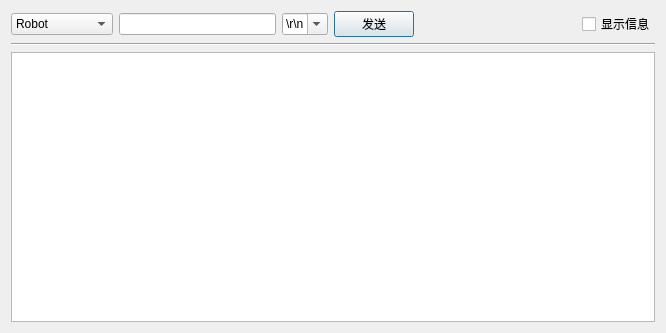
<?xml version="1.0" encoding="UTF-8"?>
<ui version="4.0">
 <class>CommunicationDialog</class>
 <widget class="QDialog" name="CommunicationDialog">
  <property name="geometry">
   <rect>
    <x>0</x>
    <y>0</y>
    <width>666</width>
    <height>333</height>
   </rect>
  </property>
  <property name="windowTitle">
   <string>通讯信息</string>
  </property>
  <property name="windowIcon">
   <iconset resource="resource.qrc">
    <normaloff>:/res/communication_chat_32px.png</normaloff>:/res/communication_chat_32px.png</iconset>
  </property>
  <layout class="QGridLayout" name="gridLayout">
   <item row="0" column="1">
    <widget class="QLineEdit" name="lineEditSendData"/>
   </item>
   <item row="0" column="5">
    <widget class="QCheckBox" name="checkBoxShowInfo">
     <property name="text">
      <string>显示信息</string>
     </property>
    </widget>
   </item>
   <item row="2" column="0" colspan="6">
    <widget class="QTextBrowser" name="textBrowserCommunication"/>
   </item>
   <item row="1" column="0" colspan="6">
    <widget class="Line" name="line">
     <property name="orientation">
      <enum>Qt::Horizontal</enum>
     </property>
    </widget>
   </item>
   <item row="0" column="2">
    <widget class="QComboBox" name="comboBoxSuffix">
     <property name="editable">
      <bool>true</bool>
     </property>
     <item>
      <property name="text">
       <string>\r\n</string>
      </property>
     </item>
     <item>
      <property name="text">
       <string>\r</string>
      </property>
     </item>
     <item>
      <property name="text">
       <string>\n</string>
      </property>
     </item>
    </widget>
   </item>
   <item row="0" column="0">
    <widget class="QComboBox" name="comboBoxReceiver">
     <item>
      <property name="text">
       <string>Robot</string>
      </property>
     </item>
     <item>
      <property name="text">
       <string>Scanner</string>
      </property>
     </item>
     <item>
      <property name="text">
       <string>ControlBoard</string>
      </property>
     </item>
    </widget>
   </item>
   <item row="0" column="3">
    <widget class="QPushButton" name="pushButtonSend">
     <property name="text">
      <string>发送</string>
     </property>
    </widget>
   </item>
   <item row="0" column="4">
    <spacer name="horizontalSpacer">
     <property name="orientation">
      <enum>Qt::Horizontal</enum>
     </property>
     <property name="sizeHint" stdset="0">
      <size>
       <width>40</width>
       <height>20</height>
      </size>
     </property>
    </spacer>
   </item>
  </layout>
 </widget>
 <resources>
  <include location="resource.qrc"/>
 </resources>
 <connections/>
</ui>
